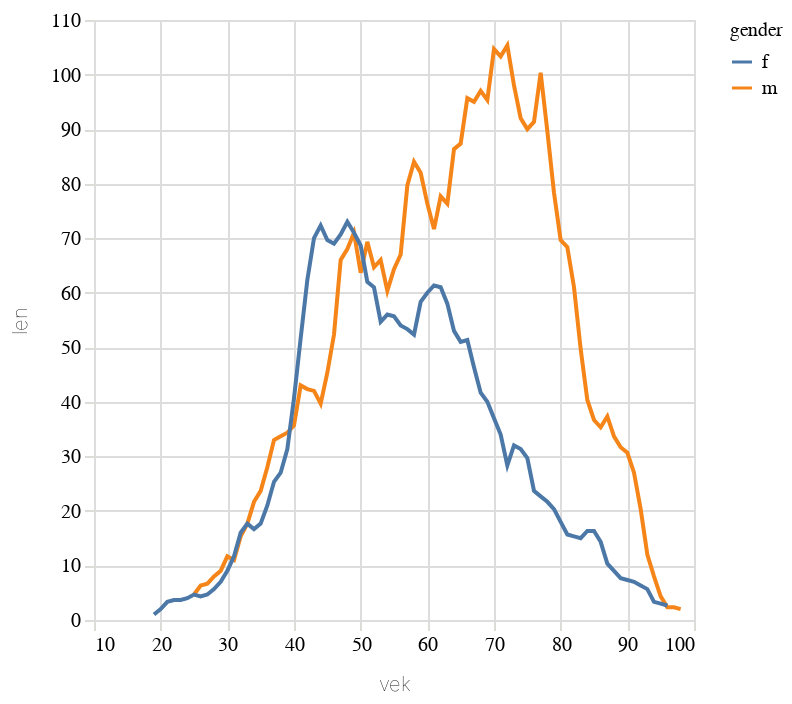

This figure's notebook cell:
### Code cell
hranicni_rok = 2010
zavedeni = df.filter(pl.col('rok').is_between(1980,hranicni_rok)).select(pl.col('100_7')).to_series().to_list()
print(len(zavedeni))
struktura_zavedenych = pl.concat([ceske_romany, ceske_kratke]).filter(pl.col('rok') > hranicni_rok).filter(pl.col('100_7').is_in(zavedeni)).group_by(['gender','vek']).len().sort(by='vek')
struktura_zavedenych_m = struktura_zavedenych.filter(pl.col('gender') == 'm').with_columns(pl.col('len').rolling_mean(window_size=3))
struktura_zavedenych_f = struktura_zavedenych.filter(pl.col('gender') == 'f').with_columns(pl.col('len').rolling_mean(window_size=3))
struktura_zavedenych = pl.concat([struktura_zavedenych_m, struktura_zavedenych_f])

alt.Chart(struktura_zavedenych.to_pandas()).mark_line().encode(alt.X('vek'),alt.Y('len'),alt.Color('gender'))

### Figure 1 — Vega-Lite specification as saved in the notebook (floating-point values rounded to 4 significant figures; data arrays with more than 128 entries replaced by an {"elided": "..."} marker saying what was removed)
{"config": {"title": {"font": "Noticia Text", "fontSize": 14, "anchor": "start", "lineHeight": 21, "fontWeight": "bolder", "subtitleFont": "Noticia Text", "subtitleFontSize": 12, "subtitlePadding": 12, "dy": -12}, "axis": {"labelFont": "Asap", "titleFont": "Asap", "fontWeight": "lighter", "titleFontWeight": "lighter", "labelFontSize": 10, "titleFontSize": 10, "labelPadding": 2, "titlePadding": 10, "domainOpacity": 0, "tickColor": "#DCDDD6"}, "legend": {"labelFont": "Asap", "labelFontWeight": "normal", "titleFont": "Asap", "titleFontWeight": "normal", "labelFontSize": 10, "titleFontSize": 10}}, "data": {"name": "data-de24522eb05809faad8d87ac9aec7090"}, "mark": {"type": "line"}, "encoding": {"color": {"field": "gender", "type": "nominal"}, "x": {"field": "vek", "type": "quantitative"}, "y": {"field": "len", "type": "quantitative"}}, "$schema": "https://vega.github.io/schema/vega-lite/v5.8.0.json", "datasets": {"data-de24522eb05809faad8d87ac9aec7090": {"elided": "156 records"}}}
